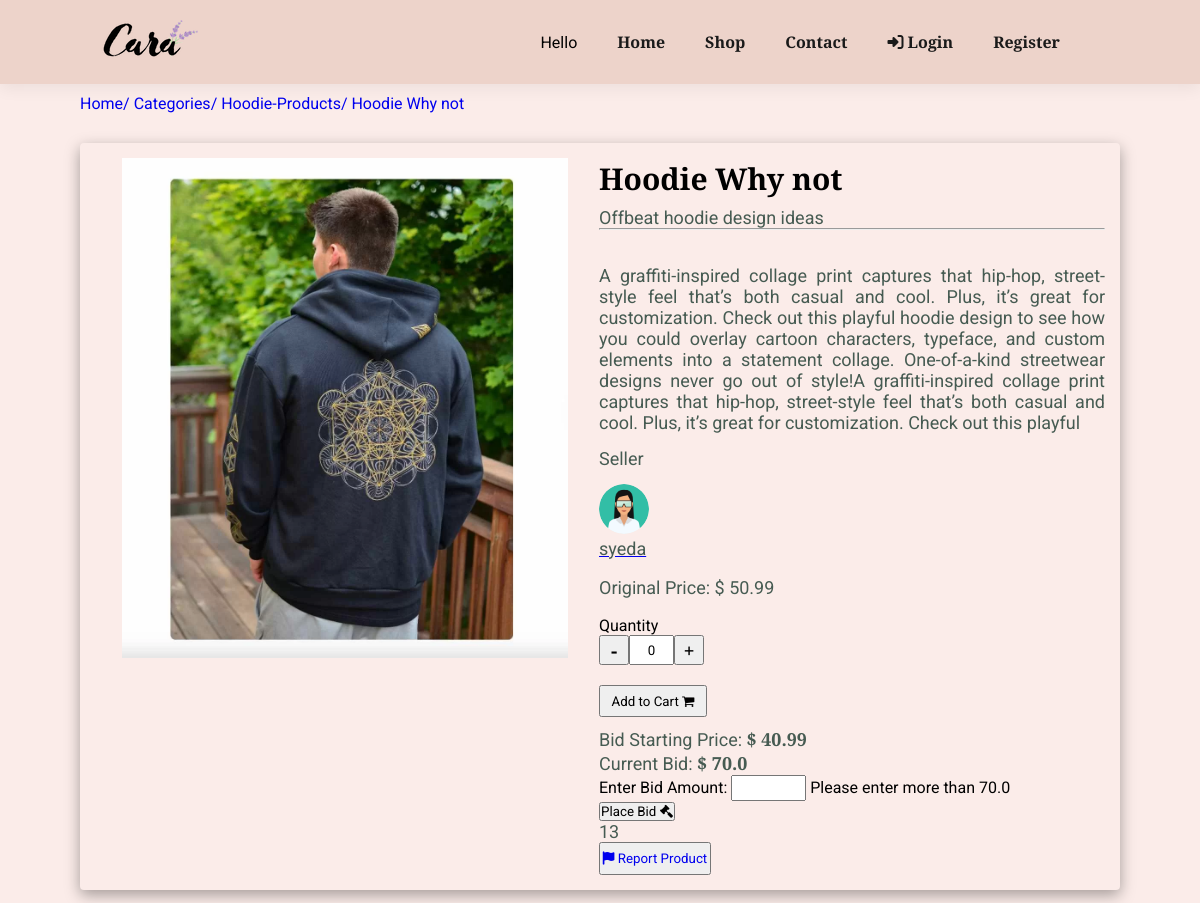
Page /categories/hoodie/hoodie-why-not on the earlier database version.
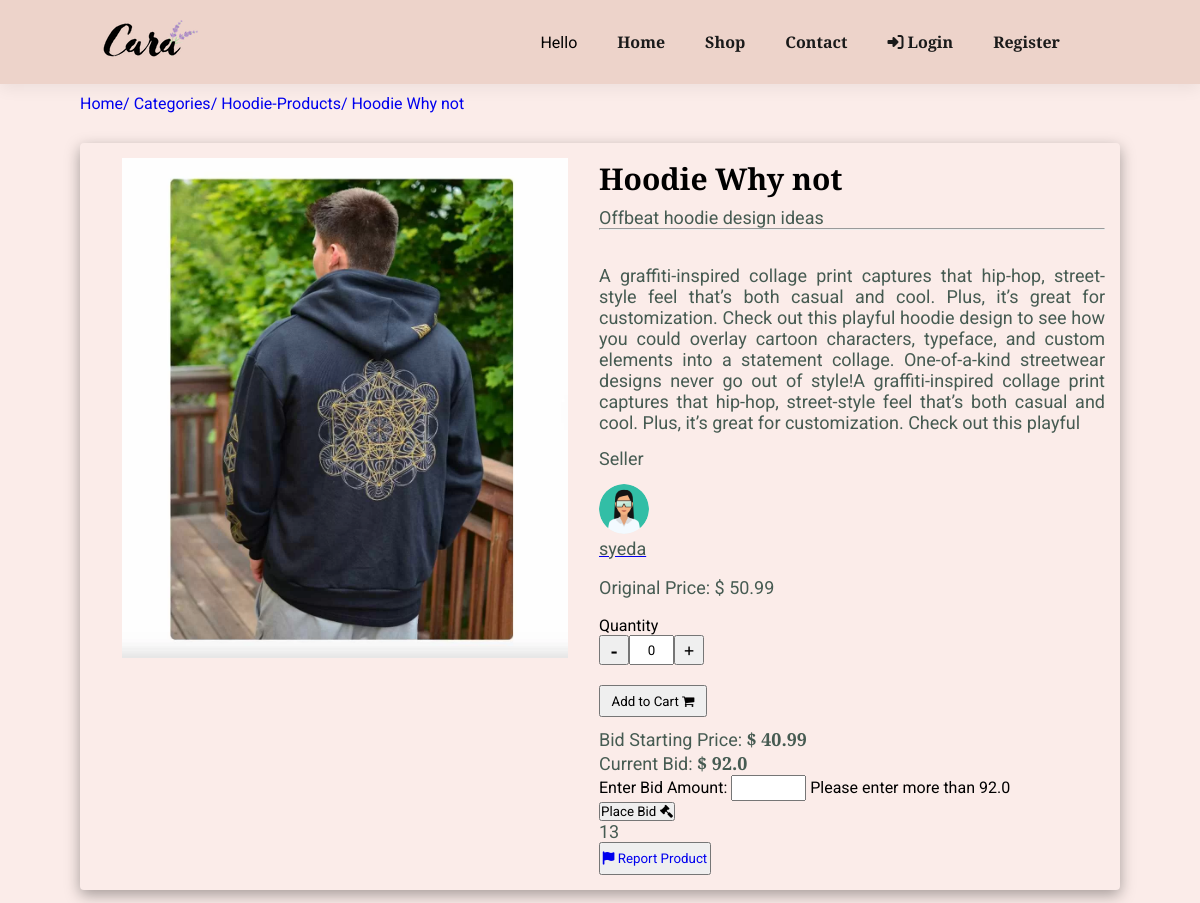
Same page on the later database version.
### store/models.py (models this page shows, shortened)
class Product(models.Model):
    category = models.ForeignKey(Category,  on_delete=models.CASCADE)
    slug = models.CharField(max_length=150, null=False, blank=False)
    name = models.CharField(max_length=50, null=False, blank=False)
    author = models.ForeignKey(User, on_delete=models.CASCADE, null=False, blank=False)
    product_image = models.ImageField(upload_to=get_file_path_pro, null=True, blank=True)
    small_description = models.TextField(max_length=250, null=False, blank=False)
    quantity = models.IntegerField(null=False, blank=False)
    original_price = models.FloatField(null=False, blank=False)
    bid_starting_price = models.FloatField(null=False, blank=False)
    bid_current_price = models.FloatField(null=True, blank=True)
    description = models.TextField(max_length=500, null=False, blank=False)
    status = models.BooleanField(default= False, help_text="0=Show, 1=Hidden")
    bid_status = models.BooleanField(default= False, help_text="0=Show, 1=Hidden")
    trending = models.BooleanField(default= False, help_text="0=Default, 1=Hidden")
    tag = models.CharField(max_length=150, null=False, blank=False)
    meta_title = models.CharField(max_length=150, null=False, blank=False)
    meta_keywords= models.CharField(max_length=150, null=False, blank=False)
    meta_description= models.CharField(max_length=500, null=False, blank=False)
    created_at = models.DateTimeField(auto_now_add=True)

class Category(models.Model):
    slug = models.CharField(max_length=150, null=False, blank=False)
    name = models.CharField(max_length=50, null=False, blank=False)
    image = models.ImageField( upload_to=get_file_path_cat, null=True, blank=True)
    description = models.TextField(max_length=500, null=False, blank=False)
    status = models.BooleanField(default= False, help_text="0=Default, 1=Hidden")
    trending = models.BooleanField(default= False, help_text="0=Default, 1=Hidden")
    meta_title = models.CharField(max_length=150, null=False, blank=False)
    meta_keywords= models.CharField(max_length=150, null=False, blank=False)
    meta_description= models.CharField(max_length=500, null=False, blank=False)
    created_at = models.DateTimeField(auto_now_add=True)

### users/models.py (models this page shows, shortened)
class Account(models.Model):
    user = models.OneToOneField(User, on_delete=models.CASCADE)
    first_name = models.CharField(null=True,blank=True, max_length=150)
    last_name = models.CharField(null=True,blank=True, max_length=150)
    image = models.ImageField(default='profile_pics/default.jpg', upload_to= get_file_path)
    phone = models.CharField(null=True,blank=True, max_length=50)
    address = models.CharField(null=True,blank=True, max_length=150)
    city = models.CharField(null=True,blank=True, max_length=80)
    state = models.CharField(null=True,blank=True, max_length= 80)
    country = models.CharField(null=True,blank=True, max_length=80)
    zip_code = models.CharField(null=True,blank=True, max_length=50)
    created_at = models.DateField(auto_now_add=True)
    warnings = models.IntegerField(default=0)

### store/views.py (the view)
# urls.py: path('categories/<str:cate_slug>/<str:prod_slug>', views.product_details, name='productview'),
def product_details(request, cate_slug, prod_slug):
    if(Category.objects.filter(slug=cate_slug, status=0)):
        if(Product.objects.filter(slug=prod_slug, status=0)):
            products = Product.objects.filter(slug=prod_slug, status=0).first()
            context = {
                'products' : products,
            }
        else:
            messages(request, "No such Product found!")
            return redirect('store-collections')
    else:
        messages.error(request, "No such category found")
        return redirect('store-collections')
    return render(request, 'store/product_details.html', context)

### store/templates/store/product_details.html (shortened to what this page needs)
{% extends "store/base.html" %}
{% load static %}
{% block content %}
<div style="margin-top:10px">
    <div style="margin-left:80px;" class="link_nav">
        <a href="{% url 'store-home' %}">Home/</a>
        <a href="{% url 'store-categories'%}">Categories/</a>
        <a href="{% url 'categoriesview' products.category.slug %}">{{products.category.name}}-Products/</a>
        <a href="{% url 'productview' products.category.slug products.slug %}">{{products.name}}</a>
    </div>
</div>
<div class="section-p1">
    <div class="wrap product_data">
        <div class='prod_img'>
            <img class="side_img" src="{{ products.product_image.url }}" alt="product-image">
        </div>
        <div class="prod_details">
            <h3>{{products.name}}</h3>
            <p  class="small_description">{{products.small_description}} </p>
            <hr>
            <p class="prod_description">{{products.description}}</p>
            <div class="seller-info" style="margin-top:15px;">
                <p>Seller</p>
                <img src="{{products.author.account.image.url }}" width="50px" height="50px" style="border-radius:50%; margin-top:15px;">
                <a href="{% url 'public-seller-profile' products.author.pk %}"><p>{{ products.author }} </p></a>
            </div>
            <div class="prices">
                <p class="price"> Original Price: $ {{ products.original_price }} </p>
            </div>
            <div class="quantity">
                <label for="Quantity"> Quantity</label>
                <div class="buttons">
                    <button class= "but decreaseValue"> - </button>
                    <input type="text" name="quantity" value=0 class="quan_input" id="number">
                    <button class= "but increaseValue"> + </button>
                </div>
            </div>
            {% if products.quantity > 0 %}
                <div class="cart_button">
                    <button class="add_cart" id="addToCartBtn">Add to Cart <i class="fa fa-shopping-cart"> </i></button>
                </div>
                {% if products.bid_status == 0 %}
                    <div class="bid_section">
                        <p class="bid_price"> Bid Starting Price: <strong> $ {{ products.bid_starting_price }} </strong></p>
                        <p>Current Bid: <strong> $ {{ products.bid_current_price }} </strong> </p>
                        <div>
                            <label for="user_bid_amount">Enter Bid Amount:</label>
                            <input type="text" name="user_bid_amount" id="user_bid_amount"> <label>Please enter more than {{ products.bid_current_price|default_if_none:products.bid_starting_price }}</label>
                        </div>
                        <button class="bid_btn" id="bidbtn">Place Bid <i class="fa fa-gavel"> </i></button>
                    </div>
                {% endif %}
            {% else %}
                <p class="not_avail">Item is Not available now!</p>
            {% endif %}
                <p> {{ products.id }} </p>
                <div class="report_prod">
                    <button class="rep_prod_btn"><a href="#demo-modal"><i class="fa-solid fa-flag"></i> Report Product</a></button>
                </div>
        </div>
    </div>
</div>
{% endblock content %}

Differences in the rows shown:
changed Product "Hoodie Why not": bid_current_price "70.0" → "92.0"
